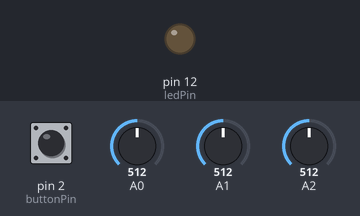
A sketch run on a simulated Arduino Uno, built with avr-gcc and run on an emulated ATmega328P. Shown: output pins drawn as LEDs (lit = HIGH). The test bench sets the inputs (shaded band); at power-on: pin 2 (buttonPin) HIGH, A0 = 512, A1 = 512, A2 = 512. What the sketch prints to the serial monitor is not drawn.

Above: at 1.2 s.
1.3 s: pin 2 (buttonPin) pulled LOW for 0.15 s
At 1.38 s:
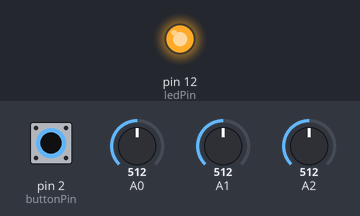
2.9 s: A0 set to 108
5.9 s: A0 set to 91
8.9 s: A1 set to 106
11.9 s: A1 set to 94
14.9 s: A2 set to 106
17.9 s: A2 set to 88
Timing chart, 0 to 20.9 s (numbered marks = the images above; inputs shaded):
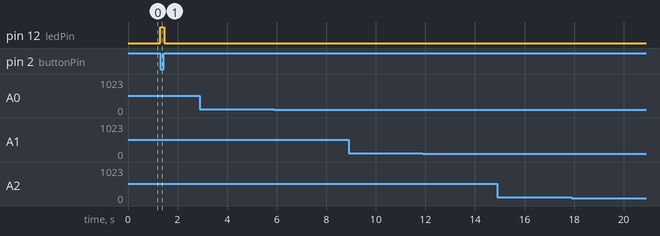

The sketch:

xiot_tast.ino
```cpp
/*
dear Sir ,
this code is made by paula nashat rady. and the output of this code is the 3 Temperature sensors will give you
their datas if the pushbutton is not pressed if the push button is pressed the sensors will stop sending data
and the arduino will tell you the state of led if it is ON or OFF.the 3 sensors will back and send you data
when you stop pressing at the push button
*/

#define buttonPin  2
#define ledPin  12
volatile int count = 0;

void setup() {
 Serial.begin(9600);
  pinMode(ledPin, OUTPUT);
  pinMode(buttonPin, INPUT_PULLUP);
  attachInterrupt(0, pin_ISR, FALLING);
}

void loop() {
  int x= analogRead(0);
  int y= analogRead(1);
  int z= analogRead(2);
  Serial.print("Sensor1 =");
  Serial.print(x);
  Serial.print(" Sensor2 =");
  Serial.print(y);
  Serial.print(" Sensor3 =");
  Serial.println(z);
    digitalWrite(ledPin,0);}

void pin_ISR() {

while(digitalRead(2)==0)

{
  if(count==1){
 Serial.print("pressed");
 Serial.println("ON");
Serial.println(" ");
count=2;
 }
 else if(count<1) {count++; }
  digitalWrite(ledPin,1);
  }  count=0;

 Serial.println("OFF");


}
```

Measured:
- after the input at 1.3 s, pin 12 (ledPin): LOW → HIGH at once, → LOW 0.15 s later
- after the input at 2.9 s, every drawn part: stays the same
- after the input at 5.9 s, every drawn part: stays the same
- after the input at 8.9 s, every drawn part: stays the same
- after the input at 11.9 s, every drawn part: stays the same
- after the input at 14.9 s, every drawn part: stays the same
- after the input at 17.9 s, every drawn part: stays the same
